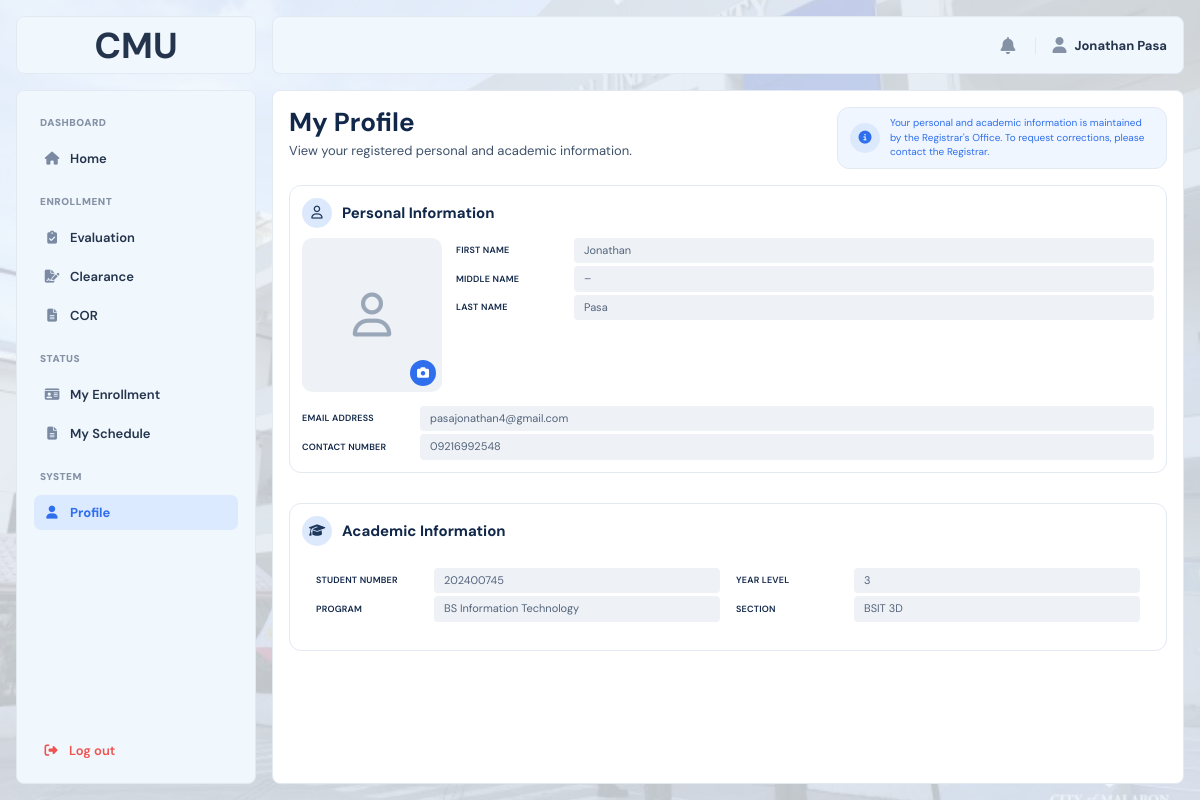
/?page=profile (signed in), run on the app's committed database.
### tables this page shows
CREATE TABLE `students` (
  `student_id` int(10) UNSIGNED NOT NULL,
  `user_id` int(10) UNSIGNED DEFAULT NULL,
  `student_number` varchar(50) NOT NULL,
  `first_name` varchar(100) NOT NULL,
  `middle_name` varchar(100) DEFAULT NULL,
  `last_name` varchar(100) NOT NULL,
  `program` varchar(100) NOT NULL,
  `year_level` int(11) NOT NULL,
  `section` varchar(50) DEFAULT NULL,
  `email` varchar(100) NOT NULL,
  `phone` varchar(20) DEFAULT NULL,
  `password_hash` varchar(255) NOT NULL,
  `enrollment_phase` enum('NOT_STARTED','EVALUATION','CLEARANCE','COR','ENROLLED') NOT NULL DEFAULT 'NOT_STARTED',
  `enrollment_status` varchar(50) NOT NULL DEFAULT 'Closed',
  `created_at` datetime NOT NULL DEFAULT current_timestamp()
);

### index.php (called while the page is built, shortened)
<?php
$pages = [
    'home_main' => 'main/home_main.php',
    'course_offering' => 'main/course_offering.php',
    'faculty_evaluation' => 'main/faculty_evaluation.php',
    'evaluation_form' => 'main/evaluation_form.php',
    'clearance_main' => 'main/clearance_main.php',
    'cor' => 'main/cor.php',
    'my_enrollment' => 'main/my_enrollment.php',
    'profile' => 'main/profile.php',
    'admin_home' => 'admin/admin_home.php',
    'enrollment_period' => 'admin/enrollment_period.php',
    'student_enrollment' => 'admin/student_enrollment.php',
    'clearance_submissions' => 'admin/clearance_submissions.php',
    'cor_submissions' => 'admin/cor_submissions.php',
    'course_offerings' => 'admin/course_offerings.php',
    'course_management' => 'admin/course_management.php',
    'student_management' => 'admin/student_management.php',
    'login' => 'auth/login.php',
    'forget' => 'auth/forget.php',
    'verification' => 'auth/verification.php',
    'reset' => 'auth/reset.php',
    'set_password' => 'auth/set_password.php',
    'error404' => 'error/error404.php',
    'maintenance' => 'error/maintenance.php',
    'sample' => 'sample.php',
];
$page = $_GET['page'] ?? 'login';
require FRONTEND_PATH . '/pages/' . $pages[$page];

### backend/models/student.php (called while the page is built, shortened)
<?php
function student_find_by_id(mysqli $conn, int $student_id): ?array
{
    $stmt = $conn->prepare(
        'SELECT
            s.student_id,
            s.user_id,
            s.student_number,
            s.first_name,
            s.middle_name,
            s.last_name,
            s.program,
            s.year_level,
            s.section,
            s.email,
            s.phone,
            u.role,
            s.enrollment_phase
         FROM students s
         INNER JOIN users u
            ON u.user_id = s.user_id
         WHERE s.student_id = ?
         LIMIT 1'
    );
    $stmt->bind_param('i', $student_id);
    $stmt->execute();
    $row = $stmt->get_result()->fetch_assoc();
    return $row ?: null;
}

### frontend/pages/main/profile.php (the view, shortened to what this page needs)
<?php
require_once dirname(__DIR__, 3) . '/backend/bootstrap.php';
require_once dirname(__DIR__, 3) . '/backend/models/student.php';
$studentId = $_SESSION['student_id'] ?? null;
$student = student_find_by_id($conn, (int) $studentId);
function pf_value($value)
{
    $value = trim((string) $value);
    return $value === '' ? '–' : $value;
}
function pf_field($label, $value)
{
    $text = pf_value($value);
    echo '<div class="pf-field">';
    echo '<span class="pf-label">' . e($label) . '</span>';
    echo '<div class="pf-value" title="' . e($text) . '">' . e($text) . '</div>';
    echo '</div>';
}
$photoUrl = !empty($student['photo'])
    ? BASE_URL . 'uploads/students/' . rawurlencode($student['photo'])
    : '';
$personalLeft = [
    'First Name'   => $student['first_name'] ?? '',
    'Middle Name'  => $student['middle_name'] ?? '',
    'Last Name'    => $student['last_name'] ?? '',
];
$personalRight = [
    'Email Address'  => $student['email'] ?? '',
    'Contact Number' => $student['phone'] ?? ($student['cellphone_no'] ?? ''),
];
$academicLeft = [
    'Student Number' => $student['student_number'] ?? '',
    'Program'        => $student['program_name'] ?? ($student['program'] ?? ''),
];
$academicRight = [
    'Year Level' => $student['year_level'] ?? '',
    'Section'    => $student['section_name'] ?? ($student['section'] ?? ''),
];
?>
<!DOCTYPE html>
<html lang="en">
<head>
    <link rel="stylesheet" href="<?= BASE_URL ?>frontend/assets/css/main.css">
    <link rel="stylesheet" href="<?= BASE_URL ?>frontend/assets/css/student.css">
    <link rel="stylesheet"
          href="https://cdnjs.cloudflare.com/ajax/libs/font-awesome/6.5.2/css/all.min.css">
</head>
<body>
<div class="layout">
    <div class="imglogo">
        <span>CMU</span>
    </div>
    <?php require FRONTEND_PATH . 'includes/sidebar.php'; ?>
    <div class="overlay" id="overlay"></div>
    <div class="main">
        <?php require FRONTEND_PATH . 'includes/topbar.php'; ?>
        <div class="content">
            <section class="pf-top">
                <div class="page-heading">
                    <h1>My Profile</h1>
                    <p>View your registered personal and academic information.</p>
                </div>
                <div class="pf-notice">
                    <span class="co-icon"><i class="fa-solid fa-circle-info"></i></span>
                    <p>Your personal and academic information is maintained by the Registrar's Office. To request corrections, please contact the Registrar.</p>
                </div>
            </section>
            <section class="pf-card">
                <div class="pf-card-head">
                    <span class="co-icon"><i class="fa-regular fa-user"></i></span>
                    <h2>Personal Information</h2>
                </div>
                <div class="pf-personal">
                    <form class="pf-photo"
                          action="<?= BASE_URL ?>backend/api/update_photo.php"
                          method="POST"
                          enctype="multipart/form-data"
                          id="photoForm">
                        <?php if ($photoUrl): ?>
                            <img src="<?= e($photoUrl) ?>" alt="Photo of <?= e($userName) ?>">
                        <?php else: ?>
                            <div class="pf-photo-empty" aria-hidden="true">
                                <i class="fa-regular fa-user"></i>
                            </div>
                        <?php endif; ?>
                        <label class="pf-photo-button" for="photoInput" title="Change photo">
                            <i class="fa-solid fa-camera"></i>
                        </label>
                    </form>
                    <div class="pf-fields">
                        <?php foreach ($personalLeft as $label => $value): pf_field($label, $value); endforeach; ?>
                    </div>
                    <div class="pf-fields">
                        <?php foreach ($personalRight as $label => $value): pf_field($label, $value); endforeach; ?>
                    </div>
                </div>
            </section>
            <section class="pf-card" style="margin-top: 14px;">
                <div class="pf-card-head">
                    <span class="co-icon"><i class="fa-solid fa-graduation-cap"></i></span>
                    <h2>Academic Information</h2>
                </div>
                <div class="pf-profile-academic">
                    <div class="pf-fields">
                        <?php foreach ($academicLeft as $label => $value): pf_field($label, $value); endforeach; ?>
                    </div>
                    <div class="pf-fields">
                        <?php foreach ($academicRight as $label => $value): pf_field($label, $value); endforeach; ?>
                    </div>
                </div>
            </section>
        </div>
    </div>
</div>
</body>
</html>

### frontend/assets/css/main.css (style rules this page uses)
:root { --graystuble: #F8FAFC; --bluesubtle: #F0F7FD; --primary: #2f6fed; --primary-dark: #1c3f8f; --text: #24344d; --muted: #8592a6; --panel: #fbfcfe; --white: #ffffff; --border: #e3e9f2; --chip-bg: #eef1f6; --chip-color: #5b6b85; --blue: #2f6fed; --blue-bg: #dce9fd; --light-blue: #f8fafc; --lightest-blue: #eff6ff; --green: #2fb872; --green-bg: #d9f3e4; --orange: #f0a021; --orange-bg: #fcecc9; --danger: #ef5350; --danger-bg: #fbdedd; --table-head-bg: #1e293f; --table-head-text: #ffffff; --tips-grad-start: #1c3f8f; --tips-grad-end: #2f6fed; --tips-icon-bg: rgba(255, 255, 255, 0.2); --tips-text: rgba(255, 255, 255, 0.9); --teal: #0f9aa0; --teal-bg: #d7f1f2; --radius-sm: 8px; --radius-md: 14px; --sidebar-w: 240px; }
* { box-sizing: border-box; }
html, body { margin: 0; padding: 0; min-height: 100%; }
body { background-image: url('../img/cmu.png'); background-size: cover; background-position: center; background-repeat: no-repeat; font-family: "DM Sans", sans-serif; color: var(--text); overflow-x: hidden; }
.layout { display: grid; grid-template-columns: 240px minmax(0, 1fr); grid-template-rows: 58px minmax(0, 1fr); gap: 16px; width: 100%; min-height: 100vh; background: rgb(240, 247, 253, 0.8); padding: 16px; }
.imglogo { grid-column: 1; grid-row: 1; display: flex; align-items: center; justify-content: center; padding: 16px; background: var(--bluesubtle); border: 1px solid var(--border); border-radius: var(--radius-sm); }
.imglogo span { font-size: 36px; font-weight: 700; }
.main { grid-column: 2; grid-row: 1 / 3; display: grid; grid-template-rows: 58px minmax(0, 1fr); gap: 16px; min-width: 0; min-height: 0; background: transparent; }
.content { width: 100%; min-width: 0; min-height: 0; padding: 16px; background: var(--bluesubtle); border: 1px solid var(--border); border-radius: var(--radius-sm); overflow-y: auto; }
.content { display: flex; flex-direction: column; gap: 16px; width: 100%; min-width: 0; min-height: 0; padding: 16px; background: var(--white); border: 1px solid var(--border); border-radius: var(--radius-sm); overflow-y: auto; }
@media (min-width: 769px) { .layout > .imglogo { position: fixed; top: 16px; left: 16px; width: var(--sidebar-w, 240px); height: 58px; z-index: 31; } }

### frontend/pages/main/profile.php (style rules this page uses)
.pf-profile-academic { display: grid; grid-template-columns: 1fr 1fr; gap: 16px; padding: 12px 14px 16px; }
.pf-profile-academic .pf-fields { min-width: 0; }

### data on the page
students: first_name "Jonathan", last_name "Pasa", email "pasajonathan4@gmail.com", phone "09216992548", student_number "202400745", program "BS Information Technology", year_level "3", section "BSIT 3D"

### other printed values
$section['title'] "ENROLLMENT"
$item['label'] "Evaluation"
$item['label'] "Clearance"
$item['label'] "COR"
$section['title'] "STATUS"
$item['label'] "My Enrollment"
$item['label'] "My Schedule"
$section['title'] "SYSTEM"
$item['label'] "Profile"
$userName "Jonathan Pasa"
$label "FIRST NAME"
$label "MIDDLE NAME"
$label "LAST NAME"
$label "EMAIL ADDRESS"
$label "CONTACT NUMBER"
